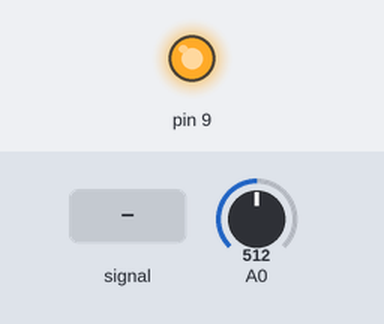
Bench run of a sketch on a simulated Arduino Uno, built with avr-gcc and run on an emulated ATmega328P. Shown: output pins drawn as LEDs (lit = HIGH). Dashed ring = blinking. Inputs (shaded band) come from the test bench; at power-on: A0 = 512.

Above: at 1.2 s.
1.3 s: A0 fed a 2 Hz sine of ±306 counts around its level
At 1.4 s:
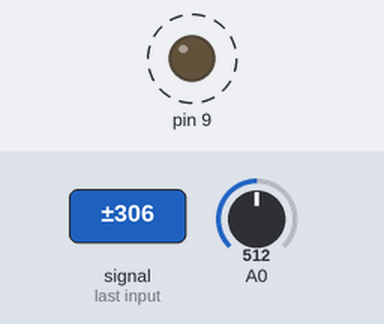
4.3 s: A0 fed a 50 Hz sine of ±306 counts around its level
At 4.52 s:
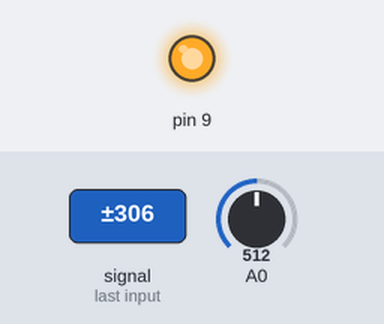
Timing chart, 0 to 6.2 s (numbered marks = the images above; inputs shaded):
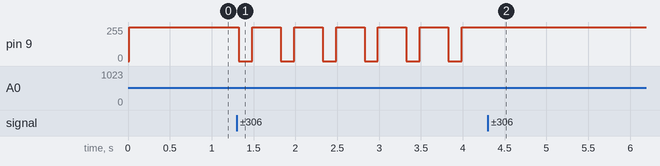

Measured:
- after the input at 1.3 s, pin 9: alternates 255/255 for 0.34 s and 0/255 for 0.16 s, starting at once
- after the input at 4.3 s, pin 9: stops changing and stays 255/255

The sketch:

hakkuritesti_toimiva.ino
```cpp
volatile uint8_t duty_cycle = 0;
void setup() {
  // put your setup code here, to run once:
  Serial.begin(9600);
  ADCSRA |= (1 << ADPS2) | (1 << ADPS1);
  setup_timer1();
}

void loop() {
  // put your main code here, to run repeatedly:

  int sensor_value1=readAnalog(0);
 // int sensor_value2=readAnalog(1);
  float voltage= sensor_value1*(1.100/1023.000);
 // float voltage2= sensor_value2*(1.100/1023.000);
  float actualVoltage= (120.99/21.59)*voltage;
  //.println(actualVoltage);
  //Serial.print("joo  ");
  //Serial.println(duty_cycle);
 // Serial.println(voltage2);
 // Serial.println("joo");

  if(actualVoltage>2.45)
    {
      if(duty_cycle<100)duty_cycle+=1;
    }
  if(actualVoltage<1.8)
    {
      if(duty_cycle>0)duty_cycle-=1;
    }


}

int readAnalog(uint8_t pin )
{
  pin &= 0x0F;
  ADMUX = (ADMUX & 0xF0) | pin;
  ADMUX |= (1 << REFS1) | (1 << REFS0);

  ADCSRA |= (1 << ADSC);


  while (ADCSRA & (1 << ADSC)) {

  }


  return ADC;


}

void setup_timer1()
{
  uint16_t top_value=255;

  DDRB|= (1<<PB1);
  TCCR1A= (1<<COM1A1)|(1<<WGM11);
  TCCR1B= (1<<WGM13)|(1<<WGM12) | (1<<CS11);

  ICR1= top_value;

  OCR1A= (ICR1*duty_cycle) / 100;
  TIMSK1 |= (1<<OCIE1A);

  sei();
}

ISR(TIMER1_COMPA_vect)
{
  OCR1A = (ICR1* duty_cycle)/100;
}
```
